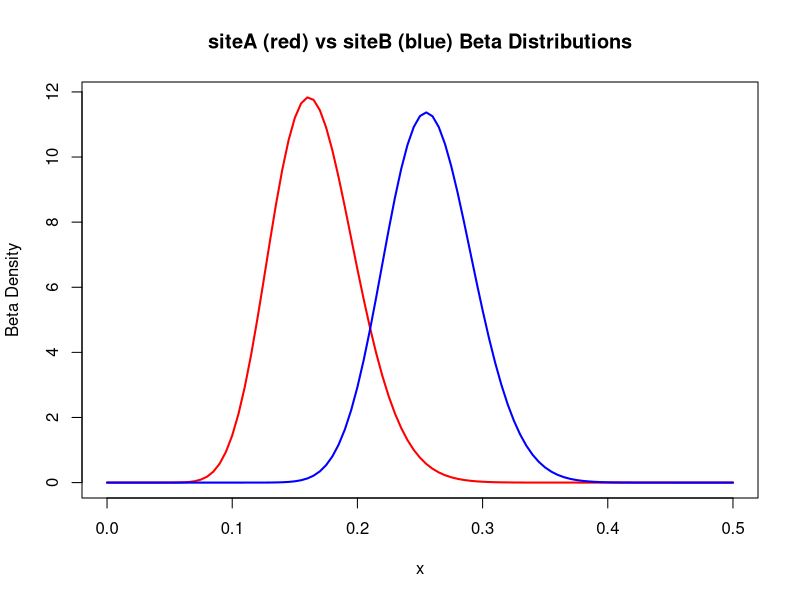
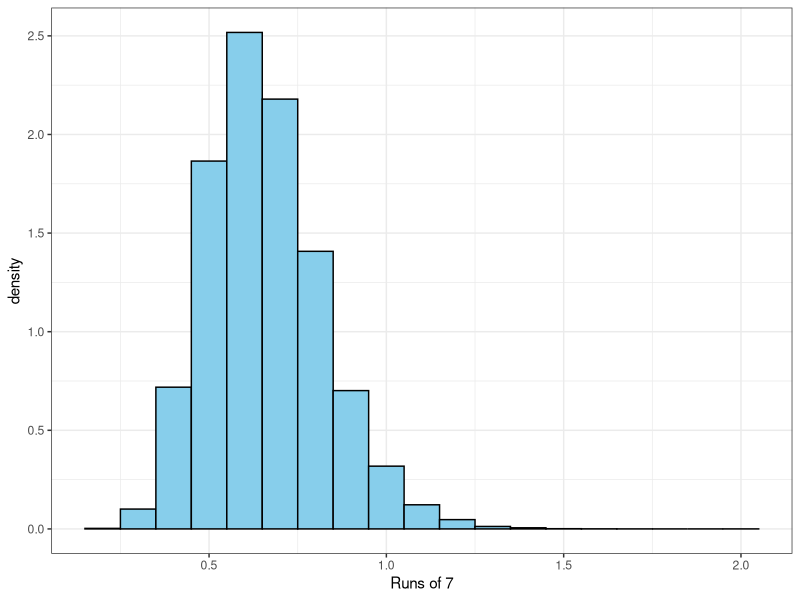

Write the R code that produced these figures, in order. (Note: this script raises an error after producing the figures.)
#Simulating p-values

set.seed(111) # what does this do? Try changin it and re-running the code

runs <- 100000 # number of random draws
siteA <- rbeta(runs, 20, 100) # random draws from siteA dist
siteB <- rbeta(runs, 40, 115) # random draws from siteB dist
pval.sim <- sum(siteA > siteB)/runs # Identify the p-value of siteA > siteB

# plot the distributions
curve(dbeta(x, 20, 100), col = "red", lwd=2, xlim = c(0, 0.5), 
      ylab="Beta Density", main="siteA (red) vs siteB (blue) Beta Distributions")
curve(dbeta(x, 40, 115), add=TRUE, col="blue", lwd=2)

library(ggplot2)
ggplot(data.frame(diff = siteA/siteB), aes(diff, ..density..)) +
  geom_histogram(stat="bin", binwidth=0.1, fill = "skyblue", colour = "black") +
  xlab("Runs of 7") +
  theme_bw()

#Frequency of coin flips

# setting the seed ensures that my "random" results are repeatable
# for others to see when re-running my experiment. Change seed to
# see another variation of reality
set.seed(99)

# create a sequence of coin tosses. Increase/decrease the number of
# flips to see how well it converges to the probability of 0.5.

#--------Choose number of flips-------
N <- 5000
#-------------------------------------

# simulate number number of coin flips using a uniform distribution,
# then calculate the cumulative mean. Try to understand what's going
# on here.
library(dplyr)
coinTosses <- data.frame(index = 1:N, draw_head = round(runif(N))) %>%
  mutate(cumMean = cumsum(draw_head)/seq_along(draw_head))

# plot the cumulative mean over the index value
plot <- ggplot(coinTosses, aes(y=cumMean, x=index)) + 
  geom_line(colour="blue") + theme_bw() +
  geom_hline(y=0.5, colour="red", linetype="dashed") +
  ggtitle("Cumulative Mean of N Coin Tosses") +
  theme_bw()
print(plot)

#Runs of 6 heads

# initiate empty vector
runs_of_6 <- NULL

# count the number of times a sequence of 6 heads pops up in a 1000 flip
# sample over 10,000 tries.
for(i in 1:10000) {
  # what does the function rle do?
  runs_of_6[i] <- sum(rle(sample(c(-1, 1), 1000, TRUE))$lengths == 7)
}

# plot the histogram
ggplot(data.frame(runs = runs_of_6), aes(runs)) +
  geom_histogram(stat='bin', colour = "black", fill = "orange", binwidth=1) +
  xlab("Runs of 7 Heads") +
  theme_bw()